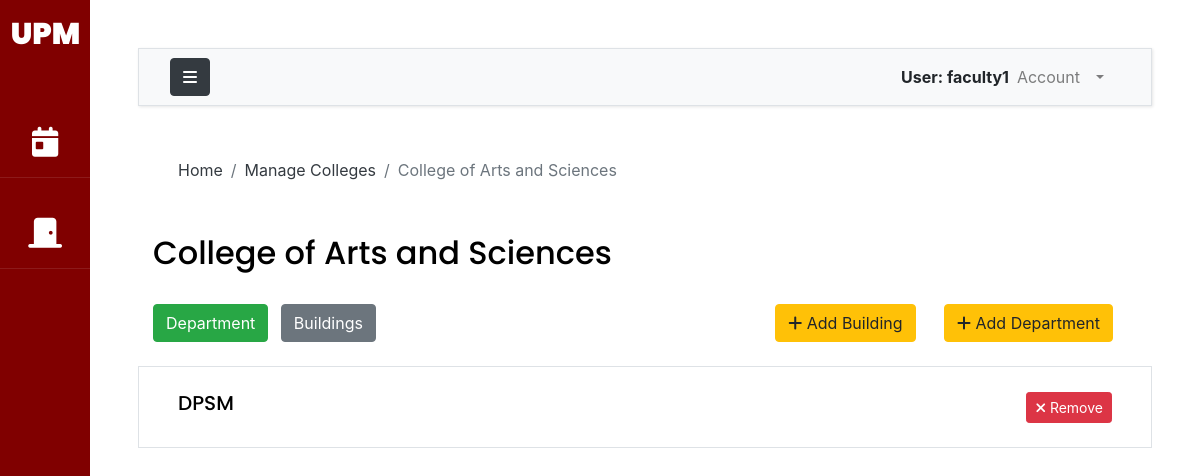
Page /manage-college/college-of-arts-and-sciences/ (signed in) on the committed database.
### accounts/models.py (models this page shows, shortened)
class AuthUser(AbstractUser):
    FACULTY = 1
    STAFF = 2
    OCS = 3
    ADPD = 4
    AO = 5
    USER_TYPE_CHOICES = (
        (FACULTY, 'Faculty'),
        (STAFF, 'Staff'),
        (OCS, 'OCS'),
        (ADPD, 'ADPD'),
        (AO,'AO')
    )
    first_name = models.CharField(max_length=200)
    last_name = models.CharField(max_length=200)
    email = models.EmailField(unique=True, validators=[
        EmailValidator(allowlist=['up.edu.ph'])
    ])
    college = models.ForeignKey("UPM.College",on_delete=models.CASCADE,null=True,blank=True)
    department = models.ForeignKey("UPM.Department",on_delete=models.CASCADE,null=True,blank=True)
    user_type = models.PositiveSmallIntegerField(choices=USER_TYPE_CHOICES,null=True)
    def __str__(self):
        return self.username

### UPM/models.py (models this page shows, shortened)
class College(models.Model):
    name = models.CharField(max_length=300,null=True)
    slug = models.SlugField(null=True)

class Department(models.Model):
    name = models.CharField(max_length=300,null=True)
    college = models.ForeignKey(College,on_delete=models.CASCADE,null=True)
    slug = models.SlugField(null=True)

### UPM/views.py (the view)
# urls.py: path('manage-college/<slug:slug>/',views.collegeView, name='adminCollegeView'),
@login_required(login_url='loginPage')
def collegeView(request, slug):
    college = College.objects.get(slug= slug)
    if request.method == 'POST':
        if request.POST.get('build'):
            field = college.building_set.all()
            view = 'build'
        else:
            field = college.department_set.all()
            view = 'dept'
        context={'fields':field,'college':college,'view':view}
    else:
        view = 'dept'
        field = college.department_set.all()
        context={'fields':field,'college':college,'view':view}
    return render(request,'UPM/college-details.html',context)

### templates/UPM/college-details.html (shortened to what this page needs)
{% extends 'base.html' %}
{% load static %}
{% load crispy_forms_tags %}
{% block breadcrumb %}
<nav aria-label="breadcrumb">
  <ol class="breadcrumb mt-3 ms-4 bg-body">
    <li class="breadcrumb-item"><a href="{% url 'indexPage' %}" class="text-dark">Home</a></li>
    <li class="breadcrumb-item"><a href="{% url 'manageCollege' %}" class="text-dark">Manage Colleges</a></li>
    <li class="breadcrumb-item active" aria-current="page">{{college.name}}</li>
  </ol>
</nav>
{% endblock breadcrumb %}
{% block content %}
<div class = "container w-auto">
    <h2 class="py-4">{{college.name}}</h2>
    <div class = 'row'>
        <div class = 'col align-self-center'>
            <form method='POST'>
                <input class = "btn btn-success mb-4" type="submit" value="Department" name="dept" id="d"/>
                <input class = "btn btn-secondary mb-4 ms-2" type="submit" value="Buildings" name="build" id="b" />
            </form>
        </div>
        <div class = 'col-auto align-self-end text-end'>
        <a class='btn btn-warning mb-4' role='button' href = "{% url 'addBuild' college.slug %}"><i class="fa-solid fa-plus"></i> Add Building</a>
        <a class='btn btn-warning mb-4 mx-4' role='button' href = "{% url 'addDept' college.slug%}"><i class="fa-solid fa-plus"></i> Add Department</a>
        </div>
    </div>
    {% for field in fields %}
    <div class="row border bg-white p-4 mb-3">
      <div class="col align-self-center">
            {% if view == 'build'%}
            <a href="{% url 'adminBuildingView' college.slug field.slug%}"><h5>{{field.name}}</h5></a>
            {% else %}
            <h5>{{field.name}}</h5>
            {% endif %}
      </div>
        <div class="col-auto align-self-end text-end">
            <button type="button" class="btn btn-danger btn-sm" data-bs-toggle="modal" data-bs-target="#removePopup{{college.id}}{{field.id}}"><i class="fa-solid fa-close"></i> Remove</button>
        </div>
    </div>
      {% endfor %}
</div>
{% endblock content %}

### templates/base.html (shortened to what this page needs)
{% load static %}
{% load crispy_forms_tags %}
<!DOCTYPE html>
<html lang="en">
    <head>
        {% include 'css_modules.html' %}
    </head>
    <body>
        <div class="wrapper d-flex align-items-stretch">
            <nav id="sidebar" class="active">
                <h1><a href="{% url 'indexPage' %}" class="logo mt-2 pt-2">UPM</a></h1>
                <ul class="list-unstyled components mb-5">
                    <li>
                        <a href="{% url 'viewBookings' %}"><i class="fa-solid fa-calendar-day"></i> <span class="link_label ms-1"> Bookings</span></a>
                    </li>
                    {% if request.user.user_type == none %}
                    <li>
                        <a data-bs-toggle="collapse" href="#collapseOptions" role="button" aria-expanded="false" aria-controls="collapseOptions" id="clps"><i class="fa fa-cogs"></i> <span class="link_label">Administrator</span></a>
                        <div class="collapse" id="collapseOptions">
                            <a class='sub ms-4' href="{% url 'manageUsers' %}"><i class="sub fa fa-user"></i><span class="link_label ms-2">Manage Users</span></a>
                            <a class='sub ms-4' href="{% url 'manageCollege' %}"><i class="sub fa-solid fa-school"></i></i><span class="link_label">Manage Colleges</span></a>
                            <a class='sub ms-4' href="{% url 'manageRooms' %}"><i class="sub fa-solid fa-door-closed"></i><span class="link_label ms-1">Manage Rooms</span></a>
                            <a class='sub ms-4' href="{% url 'manageTerm' %}"><i class="sub fa fa-calendar"></i><span class="link_label ms-2">Manage Terms</span></a>
                        <div>
                    </li>
                    {% else %}
                        {% if request.user.user_type != none %}
                        <li>
                            <a href="{% url 'roomView' %}"><i class="fa-solid fa-door-closed"></i> <span class="link_label">View Rooms</span></a>
                        </li>
                       {% endif %}
                    {% endif %}
                </ul>
            </nav>
            <div id="content" class="p-4 p-md-5 bg-body">
                <nav class="navbar navbar-expand-lg navbar-light bg-light border">
                    <div class="container-fluid">
                        <button type="button" id="sidebarCollapse" class="btn btn-dark">
                            <i class="fa fa-bars"></i>
                        </button>
                        <div class="collapse navbar-collapse" id="navbarSupportedContent">
                            <ul class="nav navbar-nav ml-auto">
                                <span class="fw-bolder mt-2">User: {{request.user}}</span>
                                <li class="nav-item dropdown me-3 pe-3">
                                    <a class="nav-link dropdown-toggle" href="#" id="navbarDropdown" role="button" data-bs-toggle="dropdown" aria-expanded="false">
                                      Account
                                    </a>
                                </li>
                            </ul>
                        </div>
                    </div>
                </nav>
                <main>
                    <div class="app-title">
                        {% block breadcrumb %}
                        {% endblock breadcrumb %}
                    </div>
                    {% block content %}
                    {% endblock content %}
                </main>
            </div>
		</div>
    </body>
</html>

### rows in the picture
AuthUser: user "faculty1"
College: name "College of Arts and Sciences"
Department: name "DPSM"
